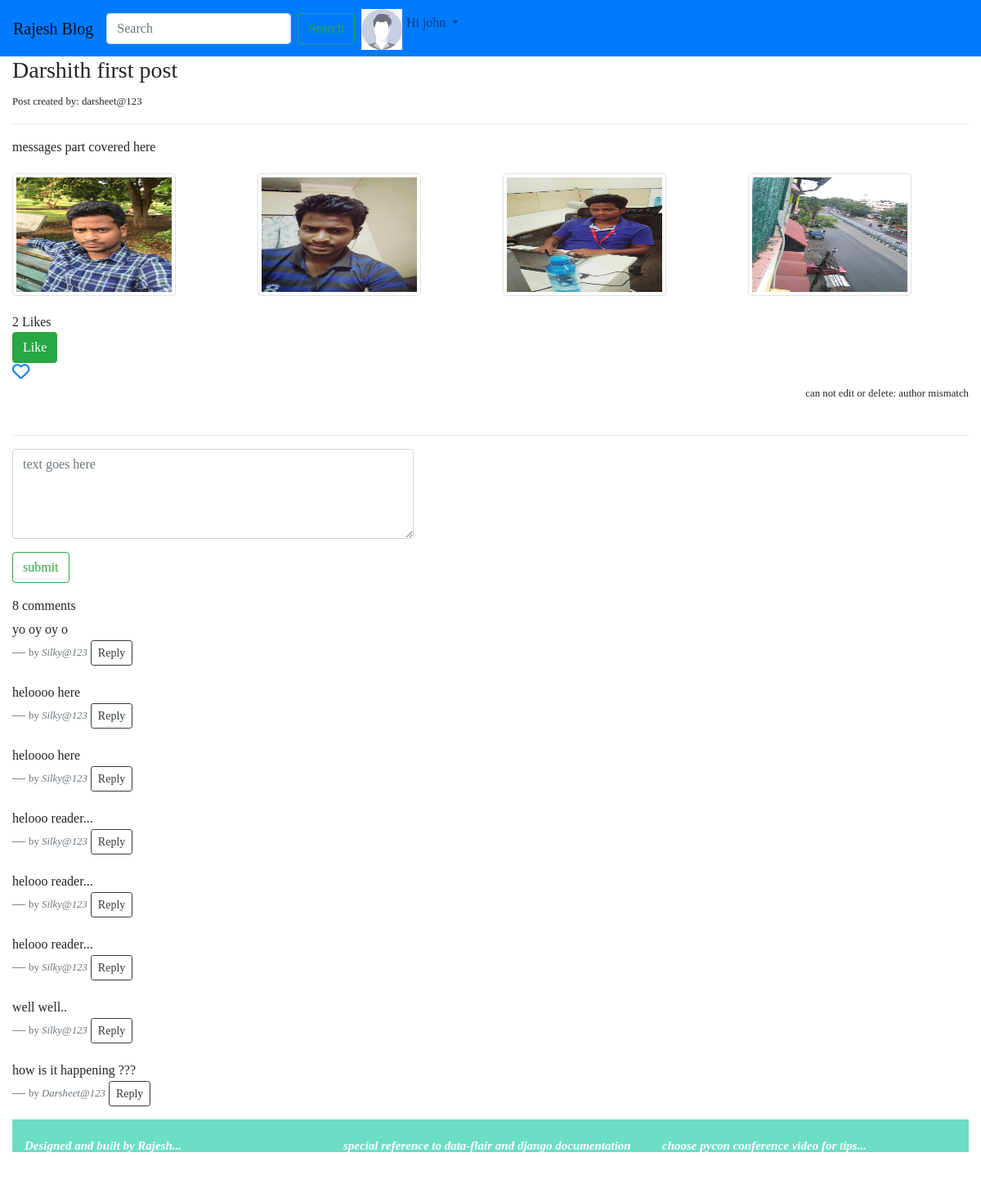
Screenshot of /blog/71/darshith-first-post/ (signed in) with the database file from the repository.
### blog/models.py (models this page shows, shortened)
class Post(models.Model):
    objects = models.Manager() #default manager
    published = PublishedManager() #custom model manager
    STATUS_CHOICES = (
        ("draft","Draft"),
        ("published", "Published"),
    )
    title = models.CharField(max_length=100)
    slug = models.SlugField(max_length=200)
    author = models.ForeignKey(User, on_delete=models.CASCADE)
    body = models.TextField()
    likes = models.ManyToManyField(User,related_name='likes', blank=True)
    created = models.DateTimeField(auto_now_add=True)
    updated = models.DateTimeField(auto_now=True)
    status = models.CharField(max_length=10, choices=STATUS_CHOICES, default='draft')
    restrict_comment = models.BooleanField(default=False)
    favourite = models.ManyToManyField(User,related_name="favourite",blank=True)
    def total_likes(self):
        return self.likes.count()

class Images(models.Model):
    post = models.ForeignKey(Post, on_delete=models.CASCADE)
    image = models.ImageField(upload_to='images/',blank=True,null=True)

class Comment(models.Model):
    post = models.ForeignKey(Post, on_delete=models.CASCADE)
    user = models.ForeignKey(User, on_delete=models.CASCADE)
    reply = models.ForeignKey('Comment', null=True,related_name='replies',on_delete=models.CASCADE)
    content = models.TextField(max_length=150)
    timestamp = models.DateTimeField(auto_now_add=True)

### blog/views.py (the view)
# urls.py: path('<int:id>/<slug:slug>/', views.post_detail,name= 'post_detail'),
def post_detail(request, id, slug):
    post= get_object_or_404(Post, id=id, slug=slug)
    comments = Comment.objects.filter(post=post,reply=None).order_by('-id')
    is_liked = False
    is_favourite = False
    if post.likes.filter(id=request.user.id).exists():
        is_liked = True
    if post.favourite.filter(id=request.user.id).exists():
        is_favourite = True
    if request.method == 'POST':
        comment_form = CommentForm(request.POST or None)
        if comment_form.is_valid():
            content = request.POST.get('content')
            reply_id = request.POST.get('comment_id')
            comment_qs = None
            if reply_id:
                comment_qs = Comment.objects.get(id =reply_id)
            comment = Comment.objects.create(post=post,user= request.user,content=content,reply =comment_qs)
            comment.save()
    else:
        comment_form = CommentForm()
    context = {
        'post': post,
        'is_liked': is_liked,
        'is_favourite': is_favourite,
        'total_likes': post.total_likes(),
        'comments': comments,
        'comment_form': comment_form,
    }
    if request.is_ajax():
        html = render_to_string("blog/comments.html", context, request)
        return JsonResponse({'form': html})
    return render(request, 'blog/post_detail.html', context)

### blog/forms.py
class CommentForm(forms.ModelForm):
    content = forms.CharField(label='',widget=forms.Textarea(attrs={'class':'form-control','placeholder':"text goes here","rows":'4','cols':'50'}))
    class Meta:
        model = Comment
        fields = ('content',)

### blog/templates/blog/post_detail.html (shortened to what this page needs)
{% extends "blog/base.html" %}
    {% block content %}
    <h3>{{ post.title }}</h3>
    <small>Post created by: {{ post.author }}</small>
    <hr>
    <p>{{ post.body }}</p>
    <div class="row gallery">
        {% for p in post.images_set.all %}
            <div class="col-md-3">
                <img src="{{ p.image.url }}" alt ="image not found" class="img-thumbnail">
            </div>
        {% endfor %}
    </div>
    <div id="like-section">
         {% include 'blog/like_section.html' %}
    </div>
    <div id="favourite-section">
        {% if is_favourite %}
            <a href="{% url 'blog:favourite_post' id=post.id %}">
                <i class="fas fa-heart fa-lg"></i>
            </a>
        {% else %}
            <a href="{% url 'blog:favourite_post' id=post.id %}">
                <i class="far fa-heart fa-lg"></i>
            </a>
        {% endif %}
    </div>
    {% if post.author == request.user %}
    <div class="section-1" style="float:right;">
        <a href="{% url 'blog:post_edit' id=post.id %}">
            <button type="submit" class="btn btn-outline-success">Edit</button>
        </a>
        <a href="{% url 'blog:post_delete' id=post.id %}" id="delete">
            <button type="submit" class="btn btn-danger">Delete</button>
        </a>
    </div>
    {% else %}
    <div class="section-2" style="float:right;">
        <small>can not edit or delete: author mismatch</small>
    </div>
    {% endif %}
    <br><br>
    <hr>
    {% if not post.restrict_comment %}
    <div class="main-comment-section">
        {% include 'blog/comments.html' %}
    </div>
    {% endif %}
    {% endblock %}

### blog/templates/blog/navbar.html (shortened to what this page needs)
<!DOCTYPE html>
<html lang="en">
<head>
</head>
<body>
<nav class="navbar navbar-expand-lg navbar-light bg-primary">
  <a class="navbar-brand" href="{% url 'post_list' %}">Rajesh Blog</a>
       <form class="form-inline my-2 my-lg-0" action="{% url 'post_list' %}" t>
      <input class="form-control mr-sm-2" type="search" placeholder="Search" aria-label="Search" name="q">
      <button class="btn btn-outline-success my-2 my-sm-0" type="submit">Search</button>
    </form>
  <div class="collapse navbar-collapse" id="navbarSupportedContent">
    <ul class="navbar-nav mr-auto">
        {% if request.user.is_authenticated %}
        <li class="nav-item dropdown">
        <a class="nav-link dropdown-toggle" href="#" id="navbarDropdown" role="button" data-toggle="dropdown" aria-haspopup="true" aria-expanded="false">
        {% if request.user.profile.photo %}
            <img src="{{ request.user.profile.photo.url }}" alt="" class="navbar-img" width="70px" height="70px">
        {% else %}
            <img src="/media/deafaultM.jpg" alt="" class="navbar-img" width="70px" height="70px">
        {% endif %}
            <span>Hi {{ request.user }}</span>
        </a>
      </li>
            {% endif %}
    </ul>
  </div>
</nav>
</body>
</html>

### blog/templates/blog/comments.html (shortened to what this page needs)
<div class="container-fluid mt-2">
        <div class="form-group row">
        <form method="post" class="comment-form" action=".">
        {{ comment_form.as_p }}
        {% if request.user.is_authenticated %}
            <input type="submit" value="submit" class="btn btn-outline-success">
        {% else %}
            <input type="submit" value="submit" class="btn btn-outline-success" disabled>
        {% endif%}
        </form>
        </div>
</div>
        {{ comments.count}} comment{{comments|pluralize }}
        {% for comment in comments %}
            <blockquote class="blockquote">
                <p class="mb-0"><small>{{ comment.content }}</small></p>
                <footer class="blockquote-footer"><small>by <cite title="Source Title">{{ comment.user|capfirst }}</cite></small>
                    <button type="button" name='button' class="reply-btn btn btn-outline-dark btn-sm">Reply</button>
                </footer>
            </blockquote>
        {% endfor %}

### static/blog/style.css (style rules this page uses)
html { position: relative; min-height: 100%; }
body { font-family: "Lucida Casual","comic sans MS"; margin-bottom:200px: }
.navbar-img { width:50px; height:50px; float: left; background-size: auto 100%; margin-top:-5px; margin-right:5px; }
.gallery { margin-top: 20px; margin-bottom: 20px; }
.gallery .img-thumbnail { height: 150px; width: 200px; }

### rows the page displays
Post: title "Darshith first post", author "darsheet@123", body "messages part covered here"
Images: image (picture)
Images: image (picture)
Images: image (picture)
Images: image (picture)
Comment: content "yo oy oy o", user "Silky@123"
Comment: content "heloooo here", user "Silky@123"
Comment: content "heloooo here", user "Silky@123"
Comment: content "helooo reader...", user "Silky@123"
Comment: content "helooo reader...", user "Silky@123"
Comment: content "helooo reader...", user "Silky@123"
Comment: content "well well..", user "Silky@123"
Comment: content "how is it happening ???", user "Darsheet@123"

### other values shown
{{ request.user }} "john"
{{ total_likes }} "2"
{{ comments.count }} "8"
